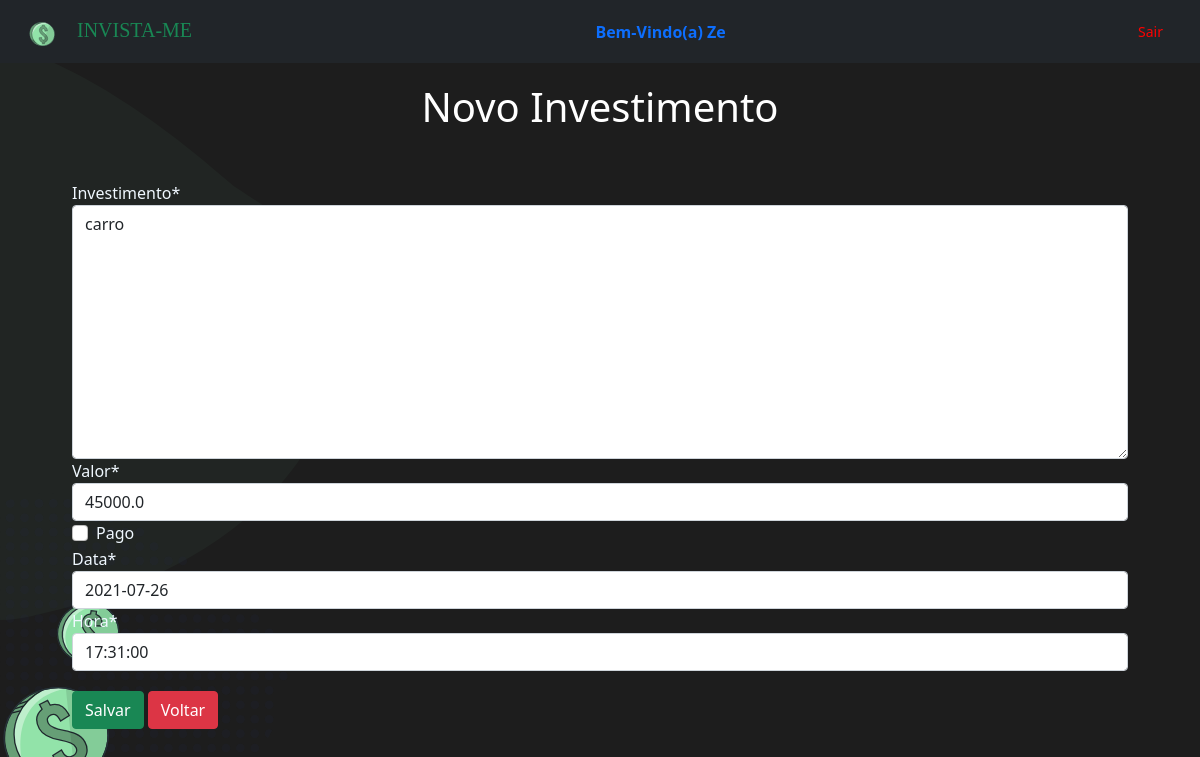
The page /novo_investimento/8 (signed in) on the database its author committed.
### invistame/models.py (models this page shows)
class Investimento(models.Model):
    investimento = models.TextField(max_length=200)
    valor = models.FloatField(max_length=9)
    pago = models.BooleanField(default=False)
    data = models.DateField(default=datetime.now)
    hora = models.TimeField(default=time.strftime('%H:%M', time.localtime()))

### invistame/views.py (the view)
# urls.py: path('novo_investimento/<int:id_investimento>', views.editar, name='editar'),
def editar(request, id_investimento):
    investimento = Investimento.objects.get(pk=id_investimento)
    if request.method == 'GET':
        formulario = InvestimentoForm(instance=investimento)
        return render(request, 'investimentos/novo_investimento.html', {'formulario': formulario})
    else:
        formulario = InvestimentoForm(request.POST, instance=investimento)
        if formulario.is_valid():
            formulario.save()
        return redirect('listagem')

### invistame/forms.py
class InvestimentoForm(ModelForm):
    class Meta:
        model = Investimento
        fields = '__all__'

### invistame/templates/investimentos/novo_investimento.html (shortened to what this page needs)
{% extends 'base.html' %}
{% block content %}
{% load crispy_forms_tags %}
<div class="container">
    <h1 style="text-align: center; color:white; margin: 20px;" >Novo Investimento</h1>
    <form method="POST" style="color: aliceblue; padding: 30px; ">
        {{formulario | crispy}}
        <div style="margin-top: 20px;" >
            <button class="btn btn-success" type="submit">Salvar</button>
            <button class="btn btn-danger"><a style="color: white; text-decoration: none;"
                    href="{% url 'listagem' %}">Voltar</a></button>
        </div>
    </form>
</div>
{% endblock %}

### invistame/templates/base.html (shortened to what this page needs)
{% load static %}
<!doctype html>
<html>
<head>
  <link href="https://cdn.jsdelivr.net/npm/bootstrap@5.0.2/dist/css/bootstrap.min.css" rel="stylesheet"
>
  <link rel="stylesheet" href="{% static 'css/styles.css' %}">
</head>
<body>
  {% if user.is_authenticated %}
  <div class="navbar-index">
    <nav class="navbar navbar-light bg-dark">
      <div class="container-fluid">
        <a class="navbar-brand text-success" style="font-family: 'Bungee', cursive;" href="{% url 'listagem' %}">
          <img src="{% static 'img/icon-title.svg' %}" alt="icone" width="60" height="30"
            class="d-inline-block align-text-top">
          INVISTA-ME
        </a>
        <li style="display: flex; justify-content: center;">
          <strong class='nav-item nav-link'>Bem-Vindo(a) {{user.get_username.title}}</strong>
        </li>
        <button class="btn btn-sm btn-outline-secundary justify-content-end" type="button"><a href="{% url 'logout' %}"
            style="color: red;" class="nav-link">Sair</a></button>
          </div>
        </nav>
      </div>
  {% endif %}
  {% block content %}
  {% endblock %}
</body>
</html>

### invistame/static/css/styles.css (style rules this page uses)
body { background: url("/static/img/page.svg"); background-repeat: no-repeat; background-size: cover; position: relative; height: 100vh; width: 100vw; }

### rows shown on the page
Investimento: investimento "carro", valor "45000.0", data "2021-07-26", hora "17:31:00"

### other values the page prints
{{ user.get_username.title }} "Ze"
